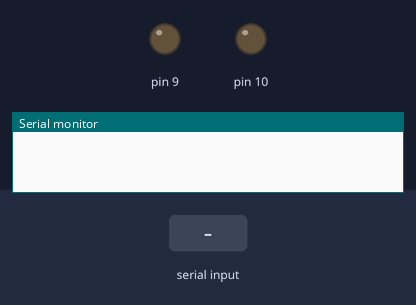
Bench run of a sketch on a simulated Arduino Uno, built with avr-gcc and run on an emulated ATmega328P. On the bench: output pins drawn as LEDs (lit = HIGH), the last lines printed to the serial monitor. Inputs (shaded band) come from the test bench.

Above: at 1.2 s.
1.3 s: "2" received over Serial
At 2.2 s:
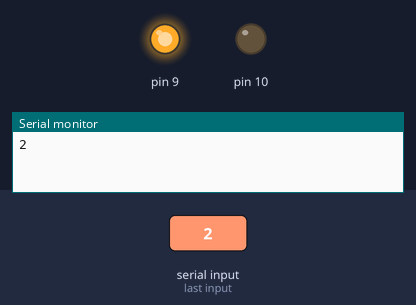
2.8 s: "4" received over Serial
At 3.3 s:
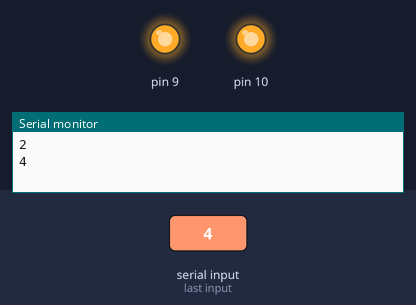
4.3 s: "1" received over Serial
At 5.5 s:
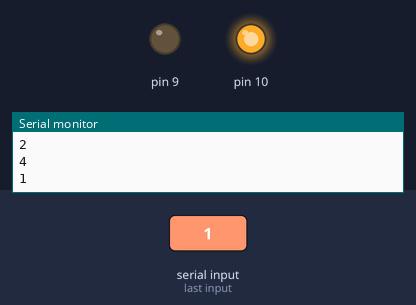
5.8 s: "3" received over Serial
At 6.8 s:
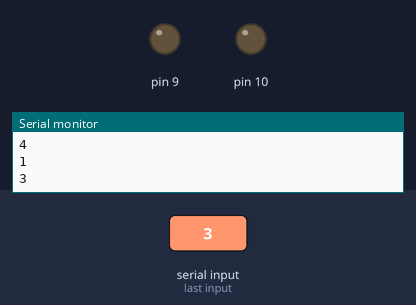
Timing chart, 0 to 8.3 s (numbered marks = the images above; inputs shaded):
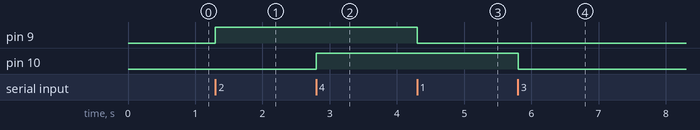

Measured:
- after the input at 1.3 s, pin 9: LOW → HIGH at once
- after the input at 2.8 s, pin 10: LOW → HIGH at once
- after the input at 4.3 s, pin 9: HIGH → LOW at once
- after the input at 5.8 s, pin 10: HIGH → LOW at once

The sketch:

BLUETOOTH.ino
```cpp
char value;
void setup()
{
  pinMode(9,OUTPUT);
  pinMode(10,OUTPUT);
  // put your setup code here, to run once:
  Serial.begin(9600);
}

void loop()
{

  if(Serial.available()>0)
  {
    value=Serial.read();
    Serial.println(value);
    if(value=='1')
      {digitalWrite(9,LOW);
      }
    if(value=='2')
      {digitalWrite(9,HIGH);
      }
    if(value=='3')
      {digitalWrite(10,LOW);
      }
    if(value=='4')
      {digitalWrite(10,HIGH);
      }
  }


}
```
